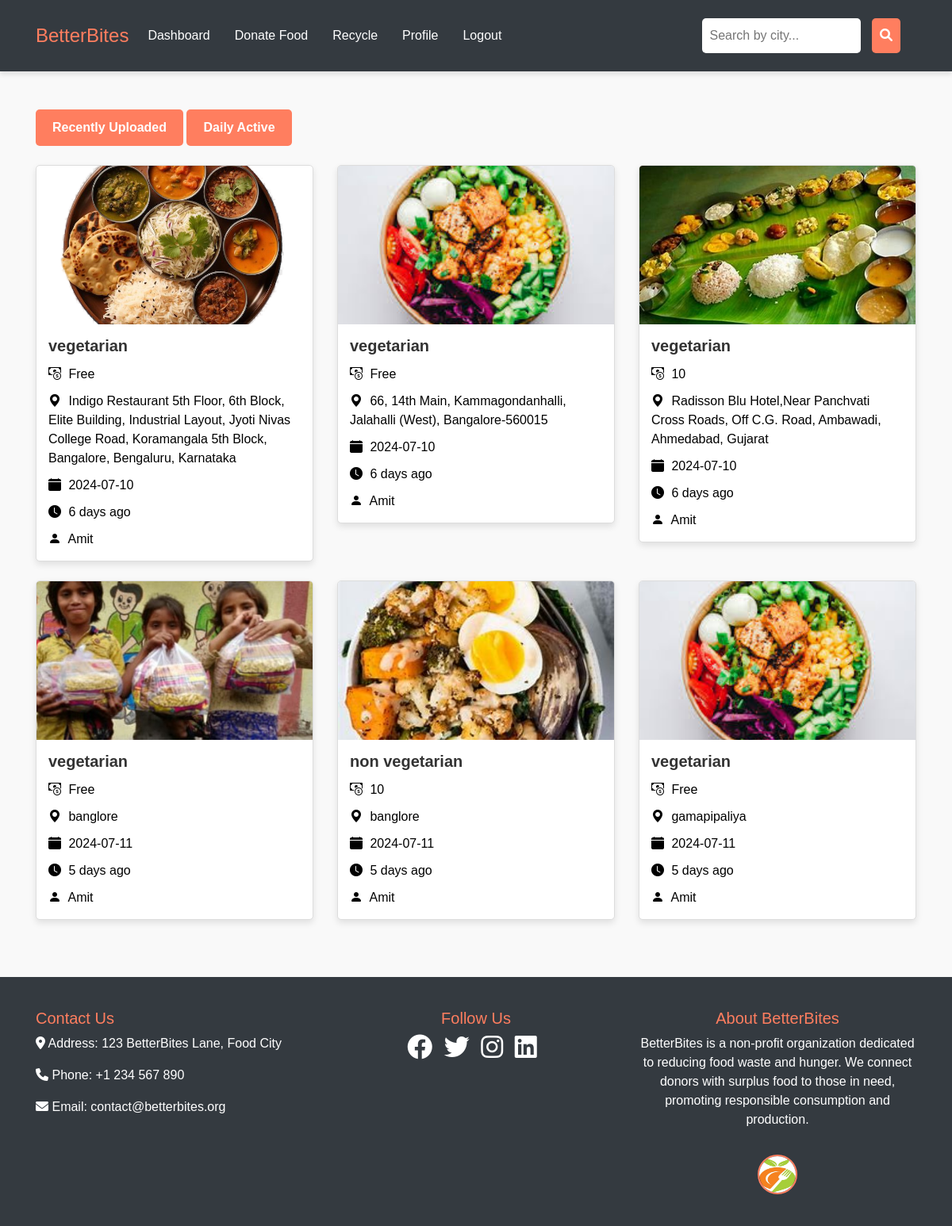
/dashboard.php (signed in), run on the app's committed database.
### tables this page shows
CREATE TABLE `donatefood` (
  `id` int(11) NOT NULL,
  `image` blob NOT NULL,
  `foodtype` varchar(20) NOT NULL,
  `price` int(50) NOT NULL,
  `location` mediumtext NOT NULL,
  `dailyactive` varchar(10) NOT NULL,
  `username` varchar(200) NOT NULL,
  `time` datetime(6) NOT NULL,
  `filename` varchar(255) DEFAULT NULL
);

CREATE TABLE `registration` (
  `name` varchar(100) NOT NULL,
  `email` varchar(200) NOT NULL,
  `password` varchar(25) NOT NULL,
  `city` varchar(100) NOT NULL,
  `contact` int(15) NOT NULL
);

### dashboard.php (the view, shortened to what this page needs)
<?php
include 'db_connection.php';
function getUsername($conn, $email) {
    $sql = "SELECT name FROM registration WHERE email = ?";
    $stmt = $conn->prepare($sql);
    $stmt->bind_param('s', $email);
    if ($stmt->execute()) {
        $result = $stmt->get_result();
        if ($result->num_rows > 0) {
            $row = $result->fetch_assoc();
            return $row['name'];
        } else {
            return 'Unknown';
        }
    } else {
        die('Execute failed: ' . htmlspecialchars($stmt->error));
    }
}
function fetchFoodData($conn, $filter = '') {
    $sql = "SELECT * FROM donatefood";
    $result = $conn->query($sql);
    return $result;
}
$filter = '';
$username = getUsername($conn, $_SESSION['email']);
?>
<?php include 'dashboardheader.php'; ?>
<div class="container mt-5">
    <div class="mb-4">
        <a href="?filter=recently_uploaded" class="btn" style="background-color: #ff7e5f; color: white;">Recently Uploaded</a>
        <a href="?filter=daily_active" class="btn" style="background-color: #ff7e5f; color: white;">Daily Active</a>
    </div>
    <div class="row" id="foodCards">
        <?php
        $result = fetchFoodData($conn, $filter);
        if ($result->num_rows > 0) {
            while ($row = $result->fetch_assoc()) {
                $imagePath = 'foodimage/' . $row['filename'];
                $foodType = $row['foodtype'];
                $price = $row['price'];
                $location = $row['location'];
                $dateTime = $row['time'];
                $date = date('Y-m-d', strtotime($dateTime));
                $timeAgo = timeAgo($dateTime);
        ?>
            <div class="col-md-4 mb-4">
                <div class="card">
                    <img src="<?php echo htmlspecialchars($imagePath); ?>" class="card-img-top" alt="Food Image" style="height: 200px; object-fit: cover;">
                    <div class="card-body">
                        <h5 class="card-title"><?php echo htmlspecialchars($foodType); ?></h5>
                        <p class="card-text"><i class="bi bi-cash-coin"></i> <?php echo htmlspecialchars($price == 0 ? 'Free' : $price); ?></p>
                        <p class="card-text"><i class="bi bi-geo-alt-fill"></i> <?php echo htmlspecialchars($location); ?></p>
                        <p class="card-text"><i class="bi bi-calendar-fill"></i> <?php echo htmlspecialchars($date); ?></p>
                        <p class="card-text"><i class="bi bi-clock-fill"></i> <?php echo htmlspecialchars($timeAgo); ?></p>
                        <p class="card-text"><i class="bi bi-person-fill"></i> <?php echo htmlspecialchars($username); ?></p>
                    </div>
                </div>
            </div>
        <?php
            }
        } else {
            echo '<p>No food items found.</p>';
        }
        ?>
    </div>
</div>
<?php include 'webfooter.php'; ?>
<link rel="stylesheet" href="https://cdnjs.cloudflare.com/ajax/libs/bootstrap-icons/1.10.5/font/bootstrap-icons.min.css">
<?php
function timeAgo($datetime, $full = false) {
    $now = new DateTime();
    $ago = new DateTime($datetime);
    $diff = $now->diff($ago);
    $diff->w = floor($diff->d / 7);
    $diff->d -= $diff->w * 7;
    $string = array(
        'y' => 'year',
        'm' => 'month',
        'w' => 'week',
        'd' => 'day',
        'h' => 'hour',
        'i' => 'minute',
        's' => 'second',
    );
    foreach ($string as $k => &$v) {
        if ($diff->$k) {
            $v = $diff->$k . ' ' . ($diff->$k > 1 ? $v . 's' : $v);
        } else {
            unset($string[$k]);
        }
    }
    if (!$full) $string = array_slice($string, 0, 1);
    return $string ? implode(', ', $string) . ' ago' : 'just now';
}
?>

### dashboardheader.php (shortened to what this page needs)
<!DOCTYPE html>
<html lang="en">
<head>
    <link rel="stylesheet" href="https://stackpath.bootstrapcdn.com/bootstrap/4.5.2/css/bootstrap.min.css">
    <link rel="stylesheet" href="https://cdnjs.cloudflare.com/ajax/libs/font-awesome/6.0.0-beta3/css/all.min.css">
</head>
<body>
    <header class="navbar navbar-expand-lg navbar-dark">
        <div class="container">
            <a class="navbar-brand" href="#">BetterBites</a>
            <div class="collapse navbar-collapse" id="navbarNav">
                <ul class="navbar-nav mr-auto">
                    <li class="nav-item"><a class="nav-link" href="dashboard.php">Dashboard</a></li>
                    <li class="nav-item"><a class="nav-link" href="donatefoood.php">Donate Food</a></li>
                    <li class="nav-item"><a class="nav-link" href="recycle.php">Recycle</a></li>
                    <li class="nav-item"><a class="nav-link" href="profile.php">Profile</a></li>
                    <li class="nav-item"><a class="nav-link" href="logout.php">Logout</a></li>
                </ul>
                <div class="search-container">
                    <form action="search.php" method="GET">
                        <input type="text" placeholder="Search by city..." name="city">
                        <button type="submit"><i class="fa fa-search"></i></button>
                    </form>
                </div>
            </div>
        </div>
    </header>

### webfooter.php (shortened to what this page needs)
<footer class="footer mt-5">
    <div class="container">
        <div class="row">
            <div class="col-md-4">
                <h5>Contact Us</h5>
                <p><i class="fas fa-map-marker-alt"></i> Address: 123 BetterBites Lane, Food City</p>
                <p><i class="fas fa-phone"></i> Phone: +1 234 567 890</p>
                <p><i class="fas fa-envelope"></i> Email: contact@betterbites.org</p>
            </div>
            <div class="col-md-4 text-center">
                <h5>Follow Us</h5>
                <div class="social-icons">
                    <a href="#"><i class="fab fa-facebook fa-2x"></i></a>
                    <a href="#"><i class="fab fa-twitter fa-2x"></i></a>
                    <a href="#"><i class="fab fa-instagram fa-2x"></i></a>
                    <a href="#"><i class="fab fa-linkedin fa-2x"></i></a>
                </div>
            </div>
            <div class="col-md-4 text-center">
                <h5>About BetterBites</h5>
                <p>BetterBites is a non-profit organization dedicated to reducing food waste and hunger. We connect donors with surplus food to those in need, promoting responsible consumption and production.</p>
                <img src="images/logo.jpg" alt="BetterBites Logo" class="footer-logo rounded-circle mt-3">
            </div>
        </div>
    </div>
</footer>
</body>
</html>

### dashboardheader.php (style rules this page uses)
body { font-family: 'Arial', sans-serif; background-color: #f9f9f9; color: #333; margin: 0; padding: 0; }
header { position: fixed; top: 0; left: 0; width: 100%; z-index: 999; background-color: rgba(52, 58, 64, 1); transition: top 0.3s; box-shadow: 0 4px 6px rgba(0, 0, 0, 0.1); padding: 10px 0; height: 90px; }
.navbar-brand { font-size: 1.5rem; color: #ff7e5f !important; }
.navbar-dark .navbar-nav .nav-link { color: #fff; margin-right: 15px; }
.search-container { display: flex; align-items: center; margin-left: auto; margin-right: 20px; }
.search-container input[type=text] { padding: 10px; border-radius: 5px; border: none; margin-right: 10px; width: 200px; }
.search-container button { background-color: #ff7e5f; border: none; color: white; padding: 10px; border-radius: 5px; cursor: pointer; }

### webfooter.php (style rules this page uses)
.footer { background-color: rgba(52, 58, 64, 1); color: #fff; padding: 40px 0; margin-top: 30px; position: relative; bottom: 0; width: 100%; }
.footer h5 { color: #ff7e5f; }
.social-icons a { margin-right: 10px; color: #fff; }
.footer-logo { width: 50px; height: 50px; border: 2px solid #ff7e5f; border-radius: 50%; }

### dashboard.php (style rules this page uses)
.card { border: 1px solid #ddd; border-radius: 5px; overflow: hidden; box-shadow: 0 4px 8px rgba(0,0,0,0.1); transition: transform 0.3s; }
.card-img-top { height: 200px; object-fit: cover; }
.card-body { padding: 15px; }
.card-title { font-size: 1.25rem; font-weight: bold; }
.card-text { margin-bottom: 10px; color: black; }
.card-text i { margin-right: 5px; color: black; }
.btn { border-radius: 5px; padding: 10px 20px; font-size: 1rem; font-weight: bold; }

### data on the page
donatefood: filename (picture), foodtype "vegetarian", price "Free", location "Indigo Restaurant 5th Floor, 6th Block, Elite Building, Industrial Layout, Jyoti Nivas College Road, Koramangala 5th Block, Bangalore, Bengaluru, Karnataka", time "2024-07-10", time "6 days ago"
registration: name "Amit"
donatefood: filename (picture), foodtype "vegetarian", price "Free", location "66, 14th Main, Kammagondanhalli, Jalahalli (West), Bangalore-560015", time "2024-07-10", time "6 days ago"
donatefood: filename (picture), foodtype "vegetarian", price "10", location "Radisson Blu Hotel,Near Panchvati Cross Roads, Off C.G. Road, Ambawadi, Ahmedabad, Gujarat", time "2024-07-10", time "6 days ago"
donatefood: filename (picture), foodtype "vegetarian", price "Free", location "banglore", time "2024-07-11", time "5 days ago"
donatefood: filename (picture), foodtype "non vegetarian", price "10", location "banglore", time "2024-07-11", time "5 days ago"
donatefood: filename (picture), foodtype "vegetarian", price "Free", location "gamapipaliya", time "2024-07-11", time "5 days ago"
